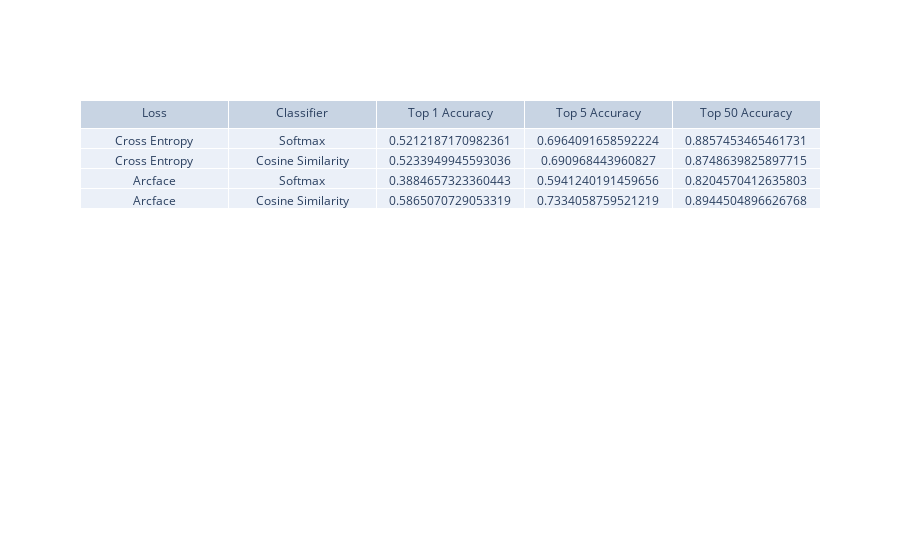

Write notebook code for a chart like this one.
### Code cell
eval_table = go.Figure(
    data=[
        go.Table(
            header={"values": ["Loss", "Classifier", "Top 1 Accuracy", "Top 5 Accuracy", "Top 50 Accuracy"]},
            cells={
                "values": [
                    ["Cross Entropy", "Cross Entropy", "Arcface", "Arcface"],
                    ["Softmax", "Cosine Similarity", "Softmax", "Cosine Similarity"],
                    [
                        softmax_cross_entropy_eval_results["top_1_accuracy"],
                        softmax_similarity_eval_results["top_1_accuracy"],
                        arcface_cross_entropy_eval_results["top_1_accuracy"],
                        arcface_similarity_eval_results["top_1_accuracy"]
                    ],
                    [
                        softmax_cross_entropy_eval_results["top_5_accuracy"],
                        softmax_similarity_eval_results["top_5_accuracy"],
                        arcface_cross_entropy_eval_results["top_5_accuracy"],
                        arcface_similarity_eval_results["top_5_accuracy"]
                    ],
                    [
                        softmax_cross_entropy_eval_results["top_50_accuracy"],
                        softmax_similarity_eval_results["top_50_accuracy"],
                        arcface_cross_entropy_eval_results["top_50_accuracy"],
                        arcface_similarity_eval_results["top_50_accuracy"]
                    ],
                ]
            }
        )
    ]
)

eval_table.show()

### Figure 1 — Plotly figure (JSON) as saved in the notebook; plotly's stock layout.template omitted (floating-point values rounded to 4 significant figures)
{"data": [{"cells": {"values": [["Cross Entropy", "Cross Entropy", "Arcface", "Arcface"], ["Softmax", "Cosine Similarity", "Softmax", "Cosine Similarity"], [0.5212, 0.5234, 0.3885, 0.5865], [0.6964, 0.691, 0.5941, 0.7334], [0.8857, 0.8749, 0.8205, 0.8945]]}, "header": {"values": ["Loss", "Classifier", "Top 1 Accuracy", "Top 5 Accuracy", "Top 50 Accuracy"]}, "type": "table"}], "layout": {}}
